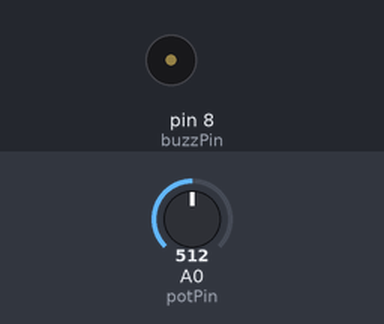
Bench run of a sketch on a simulated Arduino Uno, built with avr-gcc and run on an emulated ATmega328P. Shown: buzzer (waves = sounding, pin HIGH). The inputs (shaded band) are chosen by the test bench; at power-on: A0 (potPin) = 512. What the sketch prints to the serial monitor is not drawn.

Above: at 1.2 s.
1.3 s: A0 (potPin) set to 983
4.2 s: A0 (potPin) set to 1018
At 7.0 s:
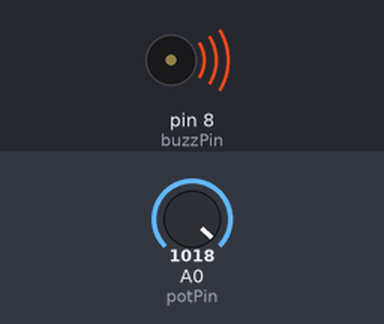
7.5 s: A0 (potPin) set to 990
At 8.2 s:
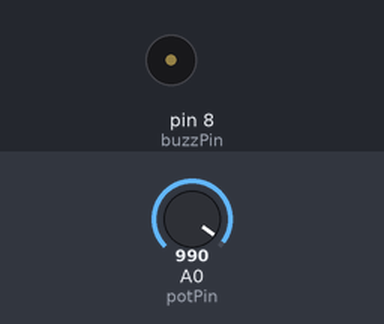
9.0 s: A0 (potPin) set to 1010
At 11.7 s:
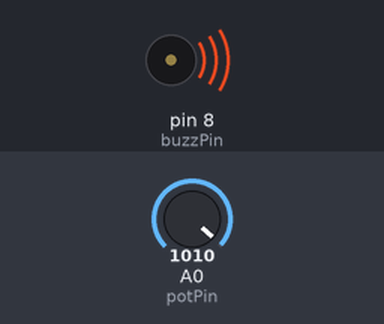
Timing chart, 0 to 13.0 s (numbered marks = the images above; inputs shaded):
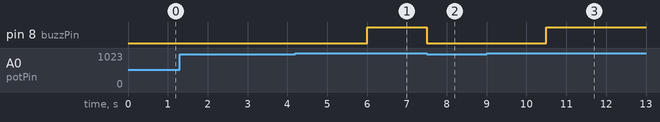

Measured:
- the behaviour switches between 1000 and 1001 on A0 (potPin) (found by bisection; images 0 and 1)
- after the input at 4.2 s, pin 8 (buzzPin): LOW → HIGH after 1.8 s
- after the input at 7.5 s, pin 8 (buzzPin): HIGH → LOW at once
- after the input at 9.0 s, pin 8 (buzzPin): LOW → HIGH after 1.5 s

The sketch:

Lesson22_oct21a.ino
```cpp
// add potentiometer
// if over 1000 turn buzzer on

int myNum;
int potVal;
int wait = 2000;
int buzzPin = 8;
int potPin = A0;

String msg = "Please input your number";

void setup() {
  // put your setup code here, to run once:
  Serial.begin(38400);
  pinMode(buzzPin, OUTPUT);
  pinMode(potPin, INPUT);
}

void loop() {
  // put your main code here, to run repeatedly:
  potVal = analogRead(potPin);
  Serial.println(potVal);

  myNum = Serial.parseInt();
  while (potVal > 1000) {
    digitalWrite(buzzPin, HIGH);
    potVal = analogRead(potPin);
    Serial.println(potVal);
  }

  digitalWrite(buzzPin, LOW);
}
```
